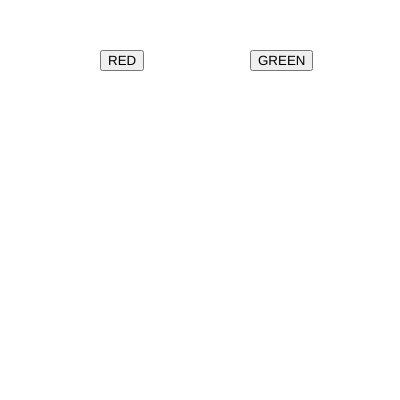
Frame 1 (no input)
Frame 60 (no input): identical to frame 1, image omitted
Frame 120 (the mouse pressed at the canvas centre since frame 60): identical to frame 1, image omitted

The p5.js sketch that drew this single still picture (run headless with seeded random() and noise() and a simulated clock; from frame 60 on, the mouse is pressed at the canvas centre):

// p5.js sketch
// ── sketch.js
var btn_red;
var btn_green;

var r = 0;
var g = 0;
var b = 0;

function setup() {
  createCanvas(400, 400);  
  red= createButton("RED");
  red.position(100,50);
  red.mousePressed(red_bg);

  green=createButton("GREEN");
  green.position(250,50);
  green.mousePressed(green_bg)
}

function draw() {


}

function red_bg(){
  background(r,g,b);
  r=255;
  g=0;
  b=0;
}
function green_bg()
{r=0;
  g=255;
  b=0;
}
